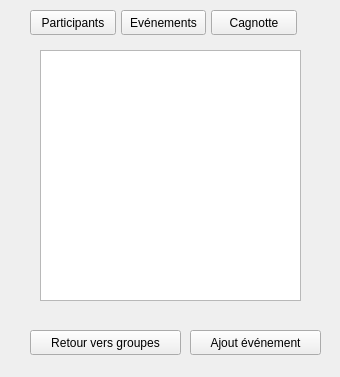
<?xml version="1.0" encoding="UTF-8"?>
<ui version="4.0">
 <class>gestionComptes</class>
 <widget class="QWidget" name="gestionComptes">
  <property name="geometry">
   <rect>
    <x>0</x>
    <y>0</y>
    <width>340</width>
    <height>377</height>
   </rect>
  </property>
  <property name="windowTitle">
   <string>Form</string>
  </property>
  <widget class="QListWidget" name="listParticipants">
   <property name="geometry">
    <rect>
     <x>40</x>
     <y>50</y>
     <width>261</width>
     <height>251</height>
    </rect>
   </property>
  </widget>
  <widget class="QPushButton" name="cagnotte_4">
   <property name="geometry">
    <rect>
     <x>211</x>
     <y>10</y>
     <width>86</width>
     <height>25</height>
    </rect>
   </property>
   <property name="text">
    <string>Cagnotte</string>
   </property>
  </widget>
  <widget class="QPushButton" name="events_4">
   <property name="geometry">
    <rect>
     <x>121</x>
     <y>10</y>
     <width>85</width>
     <height>25</height>
    </rect>
   </property>
   <property name="text">
    <string>Evénements</string>
   </property>
  </widget>
  <widget class="QPushButton" name="participants_4">
   <property name="geometry">
    <rect>
     <x>30</x>
     <y>10</y>
     <width>86</width>
     <height>25</height>
    </rect>
   </property>
   <property name="text">
    <string>Participants</string>
   </property>
  </widget>
  <widget class="QPushButton" name="retour_groupes">
   <property name="geometry">
    <rect>
     <x>30</x>
     <y>330</y>
     <width>151</width>
     <height>25</height>
    </rect>
   </property>
   <property name="text">
    <string>Retour vers groupes</string>
   </property>
  </widget>
  <widget class="QPushButton" name="ajout_event">
   <property name="geometry">
    <rect>
     <x>190</x>
     <y>330</y>
     <width>131</width>
     <height>25</height>
    </rect>
   </property>
   <property name="text">
    <string>Ajout événement</string>
   </property>
  </widget>
 </widget>
 <resources/>
 <connections/>
</ui>
